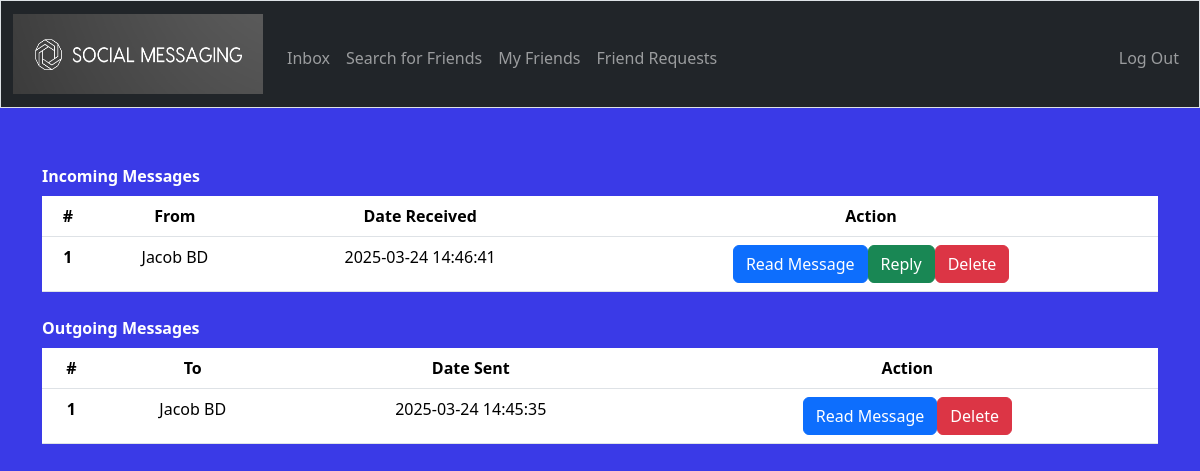
Page /inbox (signed in) on the committed database.
### tables this page shows
CREATE TABLE messages (
    id INTEGER PRIMARY KEY,
    sender_id INTEGER,
    receiver_id INTEGER,
    content TEXT,
    timestamp DATETIME DEFAULT CURRENT_TIMESTAMP,
    status TEXT CHECK(status IN ('inbox', 'sent', 'trash')),
    is_read BOOLEAN DEFAULT 0,
    FOREIGN KEY (sender_id) REFERENCES users(id),
    FOREIGN KEY (receiver_id) REFERENCES users(id)
);

CREATE TABLE users (
    id INTEGER PRIMARY KEY,
    username TEXT UNIQUE,
    hash TEXT,
    full_name TEXT,
    country TEXT
);

### app.py (the view)
@app.route("/inbox", methods=["GET", "POST"])
@login_required
def inbox():
    user_id = session["user_id"]  # User ID for SQL query
    in_messages = db.execute("SELECT m.id, m.sender_id, m.content, m.timestamp, u.full_name, m.is_read FROM messages m JOIN users u ON u.id = m.sender_id WHERE m.receiver_id = ? AND m.status = 'sent' ORDER BY m.timestamp DESC;", user_id)
    out_messages = db.execute("SELECT m.id, m.content, m.timestamp, u.full_name, m.is_read FROM messages m JOIN users u ON u.id = m.receiver_id WHERE m.sender_id = ? AND m.status = 'sent' ORDER BY m.timestamp DESC;", user_id)
    return render_template("inbox.html", in_messages=in_messages, out_messages=out_messages)

### app.py (called while the page is built)
@app.after_request
def after_request(response):
    response.headers["Cache-Control"] = "no-cache, no-store, must-revalidate"
    response.headers["Expires"] = 0
    response.headers["Pragma"] = "no-cache"
    return response

### helpers.py (called while the page is built)
def login_required(f):
    @wraps(f)
    def decorated_function(*args, **kwargs):
        if session.get("user_id") is None:
            return redirect("/login")
        return f(*args, **kwargs)
    return decorated_function

### templates/inbox.html (shortened to what this page needs)
{% extends "layout.html" %}
{% block main %}
<table class="table caption-top">
    <caption><strong style="color: white;">Incoming Messages</strong></caption>
    <thead>
      <tr>
        <th scope="col">#</th>
        <th scope="col">From</th>
        <th scope="col">Date Received</th>
        <th scope="col">Action</th>
      </tr>
    </thead>
    <tbody>
      {% for in_message in in_messages %}
      <tr>
        <th scope="row">{{ loop.index }}</th>
        <td>{{ in_message.full_name }}</td>
        <td>{{ in_message.timestamp }}</td>
        <td>
          <div class="btn-group">
            <form action="/read" method="post" style="display:inline;">
                <button type="button" class="btn btn-secodary btn-primary" data-bs-toggle="popover" data-bs-placement="left" data-bs-title="Message Content" data-bs-content="{{ in_message.content }}">Read Message</button>
              </form>
            <form action="/send" method="post" style="display:inline;">
              <button class="btn btn-success" type="submit">Reply</button>
            </form>
            <form action="/delete" method="post" style="display:inline;">
              <button class="btn btn-danger" type="submit">Delete</button>
            </form>
          </div>
        </td>
      </tr>
      {% endfor %}
    </tbody>
  </table>
  <table class="table caption-top">
    <caption><strong style="color: white;">Outgoing Messages</strong></caption>
    <thead>
      <tr>
        <th scope="col">#</th>
        <th scope="col">To</th>
        <th scope="col">Date Sent</th>
        <th scope="col">Action</th>
      </tr>
    </thead>
    <tbody>
      {% for out_message in out_messages %}
      <tr>
        <th scope="row">{{ loop.index }}</th>
        <td>{{ out_message.full_name }}</td>
        <td>{{ out_message.timestamp }}</td>
        <td>
          <div class="btn-group">
            <form action="/read" method="post" style="display:inline;">
                <button type="button" class="btn btn-secodary btn-primary" data-bs-toggle="popover" data-bs-placement="left" data-bs-title="Message Content" data-bs-content="{{ out_message.content }}">Read Message</button>
              </form>
            <form action="/delete" method="post" style="display:inline;">
              <button class="btn btn-danger" type="submit">Delete</button>
            </form>
          </div>
        </td>
      </tr>
      {% endfor %}
    </tbody>
  </table>
{% endblock %}

### rows in the picture
messages: full_name "Jacob BD", timestamp "2025-03-24 14:46:41"
messages: full_name "Jacob BD", timestamp "2025-03-24 14:45:35"
